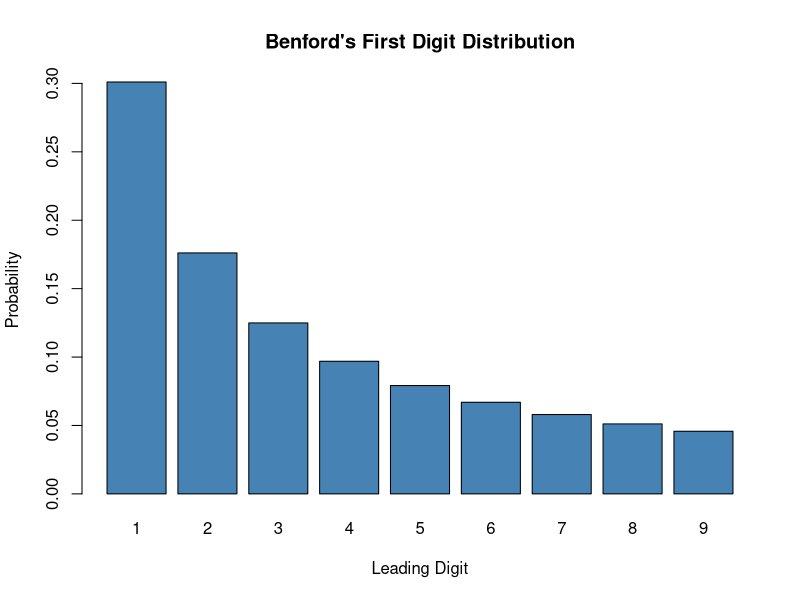

This chart was generated by the following R code:
## ---- chunk 1
knitr::opts_chunk$set(echo = TRUE)
library(VGAM)
## ---- chunk 2
# Load the required library
library(VGAM)

# Compute probabilities for digits 1 through 9
benford_probs <- dbenf(1:9)

# Visualize the distribution
barplot(benford_probs,
        names.arg = 1:9,
        col = "steelblue",
        main = "Benford's First Digit Distribution",
        xlab = "Leading Digit",
        ylab = "Probability")
